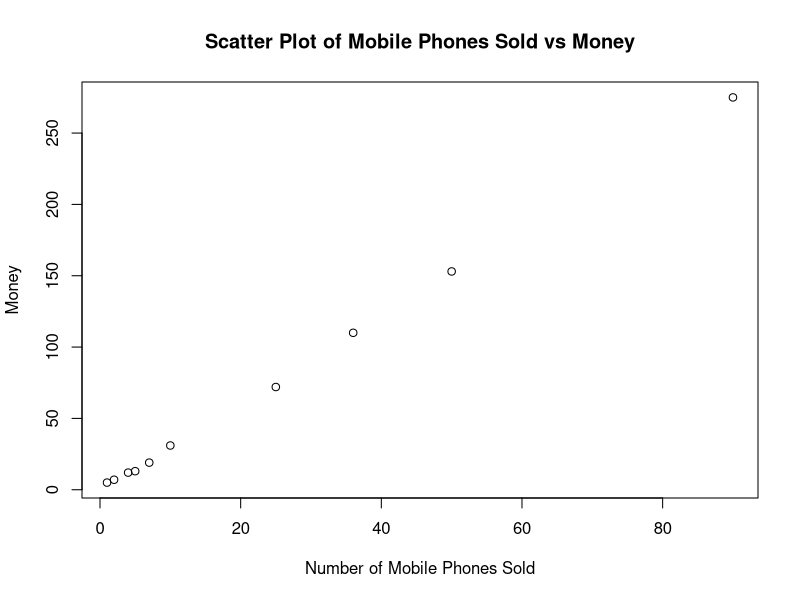

The R source for this figure:
print(192125105)
print("D.Narendra")
x <- c(4, 1, 5, 7, 10, 2, 50, 25, 90, 36) 
y <- c(12, 5, 13, 19, 31, 7, 153, 72, 275, 110)
plot(x, y, xlab = "Number of Mobile Phones Sold", ylab = "Money", main = 
       "Scatter Plot of Mobile Phones Sold vs Money")

